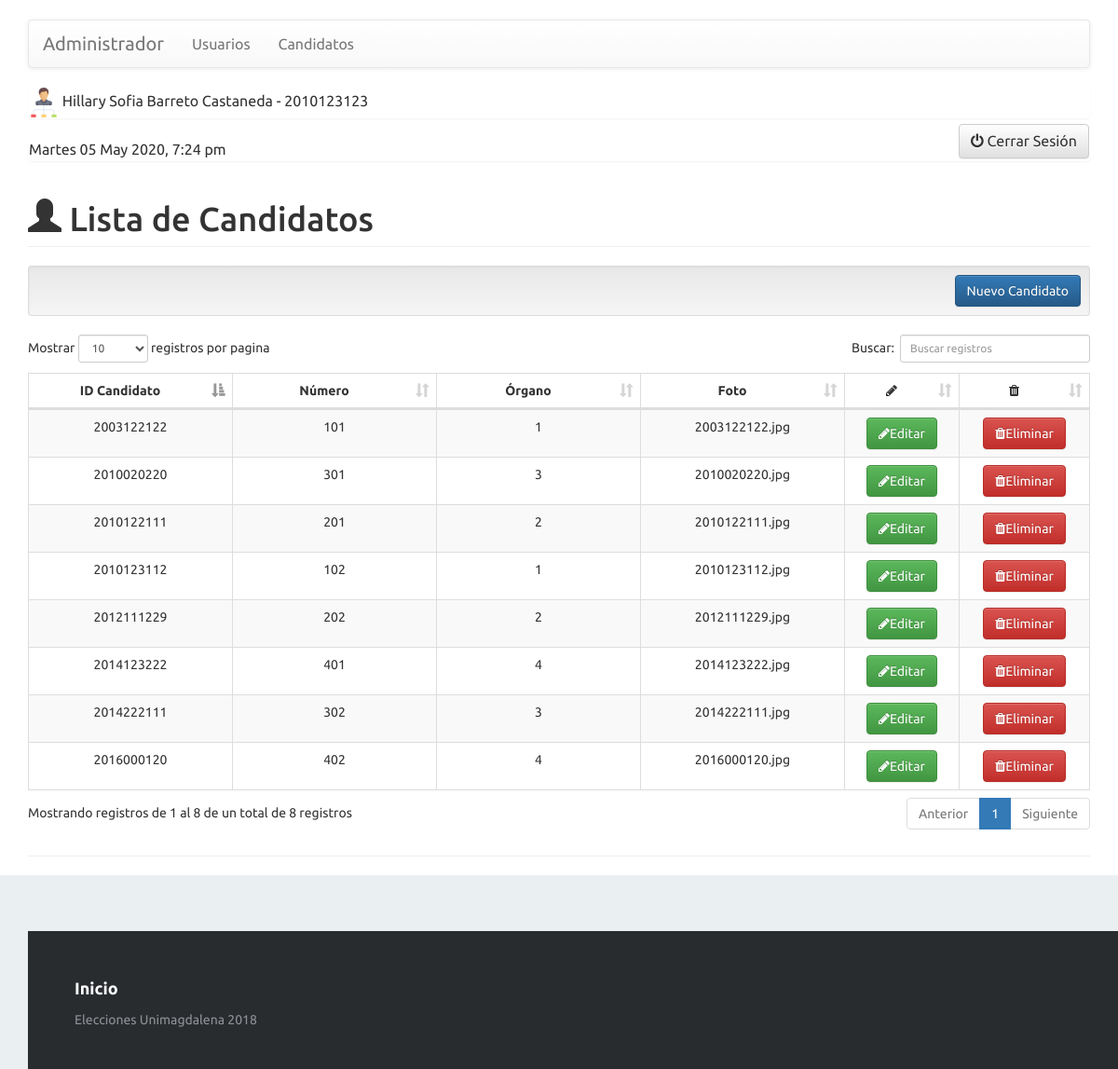
The page /view/indexCA.php (signed in) on the database its author committed.
### tables this page shows
CREATE TABLE `candidato` (
  `id_candidato` int(12) NOT NULL,
  `numero` varchar(5) NOT NULL,
  `id_organo` int(2) NOT NULL,
  `foto` varchar(255) NOT NULL
);

### controller/candidato.controller.php (called while the page is built, shortened)
<?php
    require_once '../model/candidato.php';
    if(!isset($_SESSION["name"])){
        session_start();
        require_once '../view/error_usuarioCA.php';
    }else{
class CandidatoController{
    public function __CONSTRUCT(){
        $this->model = new candidato();
    }
    public function IndexC(){
        require_once '../view/header.php';
        require_once '../view/candidato/candidato.php';
        require_once '../view/footer.php';
    }
}
}
?>

### model/reloj.php (called while the page is built, shortened)
<?php
    $time1 = date('H:i:s', time());
    if(date("N") == 2)
    	$dia = "Martes";
    $time2 = $dia . date(' d M Y', time());
?>

### model/database.php (called while the page is built)
<?php
class Database
{
    public static function Conectar()
    {
        $pdo = new PDO('mysql:host=localhost;dbname=votaciones;charset=utf8', 'root', '');
        $pdo->setAttribute(PDO::ATTR_ERRMODE, PDO::ERRMODE_EXCEPTION);
        return $pdo;
    }
}
?>

### model/candidato.php (called while the page is built, shortened)
<?php
class candidato
{
	private $pdo;
	public function __CONSTRUCT()
	{
		try
		{
			$this->pdo = Database::Conectar();
		}
		catch(Exception $e)
		{
			die($e->getMessage());
		}
	}
	public function Listar()
	{
		try
		{
			$stm = $this->pdo->prepare("SELECT * FROM candidato");
			$stm->execute();
			return $stm->fetchAll(PDO::FETCH_OBJ);
		}
		catch(Exception $e)
		{
			die($e->getMessage());
		}
	}
}

### view/candidato/candidato.php (the view, shortened to what this page needs)
<?php
    if(!isset($_SESSION["name"])){
    session_start();
    require_once 'view/usuario/error_usuarioCA.php';
    }else{
        require_once '../model/reloj.php';
?>
<div class="panel" style="text-align: left; font-size: 16px;">
    <img src="../assets/img/admin.png">
      <?php
        echo $_SESSION["name"] . "  " . $_SESSION["name2"] . "  " . $_SESSION["ape1"] . "  " . $_SESSION["ape2"] . " - " . $_SESSION["id_usuario"];
      ?>
</div>
<div class="panel" style="text-align: left; font-size: 16px;">
    <?php
        echo $time2 . ', '; echo date("g:i a", strtotime($time1));
    ?>
    <div style="float: right;margin-top: -15px;">
        <button class="btn btn-default" onClick="cerrarSCA();" style="font-size: 16px;"><i class="fa fa-power-off" aria-hidden="true"></i>   Cerrar Sesión
        </button>
    </div>
</div>
<h1 class="page-header"><span class="glyphicon glyphicon-user"></span>          Lista de Candidatos</h1>
<div class="well well-sm text-right">
    <a class="btn btn-primary" href="?c=candidato&a=Nuevo">Nuevo Candidato</a>
</div>
<div class="row">
	<div class="col-md-12">
		<table id="example" class="table table-striped table-bordered table-hover " cellspacing="0" width="100%">
    		<thead>
        		<tr>
            		<th style="width:180px;">ID Candidato</th>
            		<th style="width:180px;">Número</th>
            		<th style="width:180px;">Órgano</th>
            		<th style="width:180px;">Foto</th>
                    <th><em class="fa fa-pencil"></em></th>
                    <th><em class="fa fa-trash"></em></th>
        		</tr>
    		</thead>
    		<tbody>
    			<?php foreach($this->model->Listar() as $r): ?>
        		<tr>
            		<td><?php echo $r->id_candidato; ?></td>
            		<td><?php echo $r->numero; ?></td>
            		<td><?php echo $r->id_organo; ?></td>
            		<td><?php echo $r->foto; ?></td>
            		<td>
               		 <a class="btn btn-success" href="?c=candidato&a=Crud&id_candidato=<?php echo $r->id_candidato; ?>"><em class="fa fa-pencil"></em>Editar</a>
            		</td>
            		<td>
                		<button class="btn btn-danger" onClick="Eliminar(<?php echo $r->id_candidato; ?>);" href=""><em class="fa fa-trash" ></em>Eliminar</button>
            		</td>
        		</tr>
    			<?php endforeach; ?>
    		</tbody>
		</table>
	</div>
</div>
<?php } ?>

### assets/css/demo.css (style rules this page uses)
* { padding:0; margin:0; }
html { background-color: #eaf0f2; }
body { font:14px/1.5 Arial, Helvetica, sans-serif; }

### view/header.php (style rules this page uses)
* { font-family: 'Ubuntu', sans-serif; }

### rows shown on the page
candidato: id_candidato "2003122122", numero "101", id_organo "1", foto "2003122122.jpg"
candidato: id_candidato "2010020220", numero "301", id_organo "3", foto "2010020220.jpg"
candidato: id_candidato "2010122111", numero "201", id_organo "2", foto "2010122111.jpg"
candidato: id_candidato "2010123112", numero "102", id_organo "1", foto "2010123112.jpg"
candidato: id_candidato "2012111229", numero "202", id_organo "2", foto "2012111229.jpg"
candidato: id_candidato "2014123222", numero "401", id_organo "4", foto "2014123222.jpg"
candidato: id_candidato "2014222111", numero "302", id_organo "3", foto "2014222111.jpg"
candidato: id_candidato "2016000120", numero "402", id_organo "4", foto "2016000120.jpg"

### other values the page prints
$_SESSION["name"] "Hillary"
$_SESSION["name2"] "Sofia"
$_SESSION["ape1"] "Barreto"
$_SESSION["ape2"] "Castaneda"
$_SESSION["id_usuario"] "2010123123"
$time2 "Martes 05 May 2020"
date("g:i a", strtotime($time1)) "7:24 pm"
